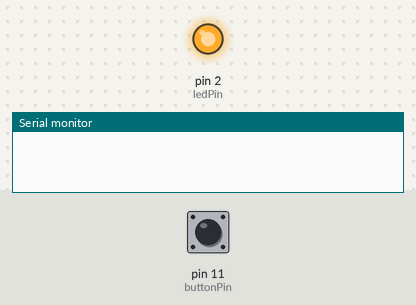
The sketch below on a simulated Arduino Uno, built with avr-gcc and run on an emulated ATmega328P. Shown: output pins drawn as LEDs (lit = HIGH), the last lines printed to the serial monitor. Inputs (shaded band) come from the test bench; at power-on: pin 11 (buttonPin) LOW.

Above: at 1.2 s.
1.3 s: pin 11 (buttonPin) pulled HIGH for 0.15 s
At 2.0 s:
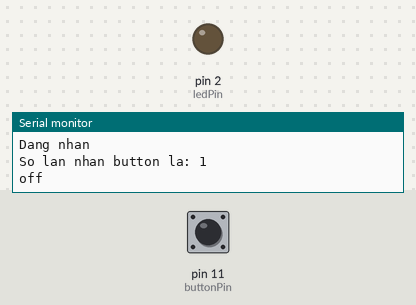
Timing chart, 0 to 4.3 s (numbered marks = the images above; inputs shaded):
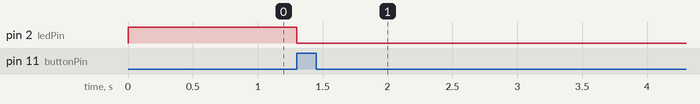

The sketch:

Lesson_5.3_-_Count_pressing_button_times.ino
```cpp
const int buttonPin = 11;
const int ledPin = 2;

// Các biến này có thể thay đổi giá trị được
int buttonPushCounter = 0;  // số lần button được nhấn
int buttonState = 0;        // trạng thái hiện tại của button
int lastButtonState = 0;    // trạng thái trước đó của button

void setup() {
  pinMode(buttonPin, INPUT);  // Cài đặt button là INPUT
  pinMode(ledPin, OUTPUT);    // Cài đặt đèn LED là OUTPUT

  Serial.begin(9600);  //Bật cổng Serial ở baudrate 9600
}


void loop() {
  // đọc giá trị hiện tại của button
  buttonState = digitalRead(buttonPin);

  // so sánh với giá trị trước đó
  if (buttonState != lastButtonState) {
    if (buttonState == HIGH) {
      // Nếu trạng thái bây giờ là button đang được nhấn
      // thì hiển nhiên trước đó là button chưa được nhấn (điều kiện trên)
      // chúng ta sẽ tăng số lần nhấn button lên 1
      buttonPushCounter++;
      Serial.println("Dang nhan");
      Serial.print("So lan nhan button la: ");
      Serial.println(buttonPushCounter);
    } else {
      // Nếu trạng thái bây giờ là button đang được THẢ
      // thì hiển nhiên trước đó là button đang được nhấn (điều kiện trên)
      // Chúng ta sẽ thông báo là button đang được thả và không làm gì cả
      Serial.println("off");
    }
  }
  // lưu lại trạng thái button cho lần kiểm tra tiếp theo
  lastButtonState = buttonState;

  // Sau cứ cách 4 lần nhấn thì bật đèn
  if (buttonPushCounter % 4 == 0) {
    digitalWrite(ledPin, HIGH);
  } else {
    digitalWrite(ledPin, LOW);
  }
}
```

Measured:
- after the input at 1.3 s, pin 2 (ledPin): HIGH → LOW at once
